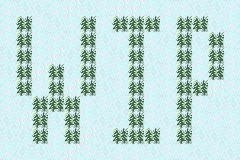

The image is a tile-based game level rendered from a .tmx file. Its description and complete source (layers, tilesets, objects, tile grids) follow:
An orthogonal 15x10 tile map with 16x16 px tiles, 1 tile layer (Tile Layer 1).

<map version="1.0" tiledversion="1.1.5" orientation="orthogonal" renderorder="right-down" width="15" height="10" tilewidth="16" tileheight="16" infinite="0" nextobjectid="1">
 <tileset firstgid="1" name="91009293" tilewidth="16" tileheight="16" tilecount="1024" columns="32">
  <image source="Tilesets/snowcastle.png" trans="ffffff" width="512" height="512" />
 </tileset>
 <layer name="Tile Layer 1" width="15" height="10">
  <properties>
   <property name="Anims1" value="0x0" />
   <property name="Anims2" value="plSnowCastleAnim" />
   <property name="ChapterID" value="0x2A" />
   <property name="Main" value="" />
   <property name="MapID" value="plLastBastionMap" />
   <property name="ObjectType" value="plSnowCastleObj" />
   <property name="PaletteID" value="plSnowCastlePal" />
   <property name="TileConfig" value="plSnowCastleConf" />
  </properties>
  <data>
   <tile gid="132" />
   <tile gid="68" />
   <tile gid="100" />
   <tile gid="132" />
   <tile gid="99" />
   <tile gid="68" />
   <tile gid="164" />
   <tile gid="99" />
   <tile gid="99" />
   <tile gid="163" />
   <tile gid="132" />
   <tile gid="131" />
   <tile gid="100" />
   <tile gid="68" />
   <tile gid="131" />
   <tile gid="132" />
   <tile gid="776" />
   <tile gid="164" />
   <tile gid="68" />
   <tile gid="163" />
   <tile gid="776" />
   <tile gid="131" />
   <tile gid="776" />
   <tile gid="776" />
   <tile gid="776" />
   <tile gid="163" />
   <tile gid="776" />
   <tile gid="776" />
   <tile gid="100" />
   <tile gid="163" />
   <tile gid="163" />
   <tile gid="776" />
   <tile gid="163" />
   <tile gid="131" />
   <tile gid="131" />
   <tile gid="776" />
   <tile gid="68" />
   <tile gid="131" />
   <tile gid="776" />
   <tile gid="163" />
   <tile gid="67" />
   <tile gid="776" />
   <tile gid="100" />
   <tile gid="776" />
   <tile gid="163" />
   <tile gid="68" />
   <tile gid="776" />
   <tile gid="163" />
   <tile gid="99" />
   <tile gid="67" />
   <tile gid="776" />
   <tile gid="131" />
   <tile gid="68" />
   <tile gid="776" />
   <tile gid="100" />
   <tile gid="163" />
   <tile gid="776" />
   <tile gid="132" />
   <tile gid="776" />
   <tile gid="132" />
   <tile gid="68" />
   <tile gid="776" />
   <tile gid="99" />
   <tile gid="776" />
   <tile gid="67" />
   <tile gid="776" />
   <tile gid="100" />
   <tile gid="163" />
   <tile gid="776" />
   <tile gid="68" />
   <tile gid="164" />
   <tile gid="776" />
   <tile gid="163" />
   <tile gid="776" />
   <tile gid="164" />
   <tile gid="132" />
   <tile gid="776" />
   <tile gid="164" />
   <tile gid="776" />
   <tile gid="99" />
   <tile gid="776" />
   <tile gid="68" />
   <tile gid="164" />
   <tile gid="776" />
   <tile gid="131" />
   <tile gid="163" />
   <tile gid="776" />
   <tile gid="776" />
   <tile gid="99" />
   <tile gid="164" />
   <tile gid="132" />
   <tile gid="67" />
   <tile gid="776" />
   <tile gid="776" />
   <tile gid="776" />
   <tile gid="131" />
   <tile gid="164" />
   <tile gid="100" />
   <tile gid="776" />
   <tile gid="163" />
   <tile gid="131" />
   <tile gid="776" />
   <tile gid="164" />
   <tile gid="68" />
   <tile gid="68" />
   <tile gid="100" />
   <tile gid="99" />
   <tile gid="776" />
   <tile gid="68" />
   <tile gid="776" />
   <tile gid="163" />
   <tile gid="100" />
   <tile gid="67" />
   <tile gid="776" />
   <tile gid="164" />
   <tile gid="100" />
   <tile gid="776" />
   <tile gid="163" />
   <tile gid="131" />
   <tile gid="163" />
   <tile gid="68" />
   <tile gid="67" />
   <tile gid="776" />
   <tile gid="131" />
   <tile gid="776" />
   <tile gid="99" />
   <tile gid="100" />
   <tile gid="776" />
   <tile gid="776" />
   <tile gid="776" />
   <tile gid="164" />
   <tile gid="776" />
   <tile gid="68" />
   <tile gid="100" />
   <tile gid="164" />
   <tile gid="163" />
   <tile gid="67" />
   <tile gid="68" />
   <tile gid="163" />
   <tile gid="99" />
   <tile gid="164" />
   <tile gid="68" />
   <tile gid="132" />
   <tile gid="132" />
   <tile gid="68" />
   <tile gid="164" />
   <tile gid="163" />
   <tile gid="100" />
   <tile gid="164" />
   <tile gid="100" />
  </data>
 </layer>
</map>
